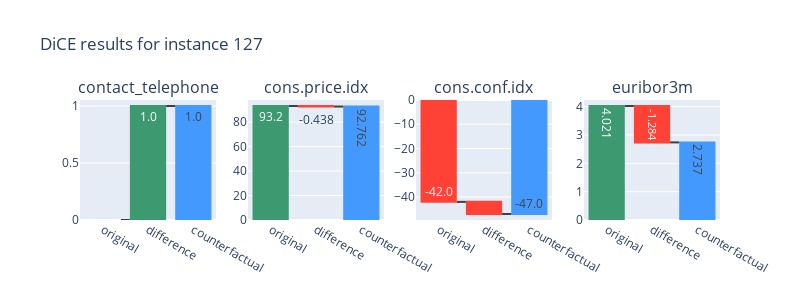
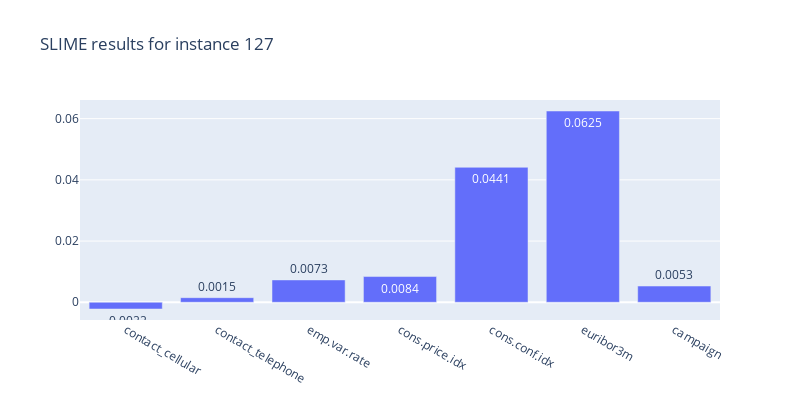
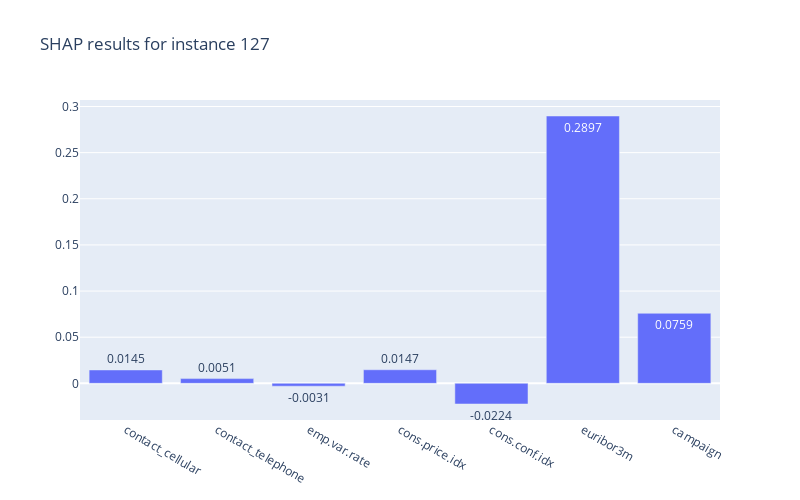

The notebook cell these images were saved under, in order:
### Code cell
instance_id = 127
comp.compare_instance(instance_id)

### Figure 1 — Plotly figure (JSON) as saved in the notebook; plotly's stock layout.template omitted (floating-point values rounded to 4 significant figures)
{"data": [{"connector": {"line": {"color": "rgb(63, 63, 63)"}}, "measure": ["relative", "relative", "total"], "name": "contact_telephone", "orientation": "v", "text": ["0.0", "1.0", "1.0"], "type": "waterfall", "x": ["original", "difference", "counterfactual"], "xaxis": "x", "y": [0, 1, 1], "yaxis": "y"}, {"connector": {"line": {"color": "rgb(63, 63, 63)"}}, "measure": ["relative", "relative", "total"], "name": "cons.price.idx", "orientation": "v", "text": ["93.2", "-0.438", "92.762"], "type": "waterfall", "x": ["original", "difference", "counterfactual"], "xaxis": "x2", "y": [93.2, -0.438, 92.76], "yaxis": "y2"}, {"connector": {"line": {"color": "rgb(63, 63, 63)"}}, "measure": ["relative", "relative", "total"], "name": "cons.conf.idx", "orientation": "v", "text": ["-42.0", "-5.0", "-47.0"], "type": "waterfall", "x": ["original", "difference", "counterfactual"], "xaxis": "x3", "y": [-42, -5, -47], "yaxis": "y3"}, {"connector": {"line": {"color": "rgb(63, 63, 63)"}}, "measure": ["relative", "relative", "total"], "name": "euribor3m", "orientation": "v", "text": ["4.021", "-1.284", "2.737"], "type": "waterfall", "x": ["original", "difference", "counterfactual"], "xaxis": "x4", "y": [4.021, -1.284, 2.737], "yaxis": "y4"}], "layout": {"annotations": [{"font": {"size": 16}, "showarrow": false, "text": "contact_telephone", "x": 0.1062, "xanchor": "center", "xref": "paper", "y": 1, "yanchor": "bottom", "yref": "paper"}, {"font": {"size": 16}, "showarrow": false, "text": "cons.price.idx", "x": 0.3688, "xanchor": "center", "xref": "paper", "y": 1, "yanchor": "bottom", "yref": "paper"}, {"font": {"size": 16}, "showarrow": false, "text": "cons.conf.idx", "x": 0.6313, "xanchor": "center", "xref": "paper", "y": 1, "yanchor": "bottom", "yref": "paper"}, {"font": {"size": 16}, "showarrow": false, "text": "euribor3m", "x": 0.8938, "xanchor": "center", "xref": "paper", "y": 1, "yanchor": "bottom", "yref": "paper"}], "height": 300, "showlegend": false, "title": {"text": "DiCE results for instance 127"}, "width": 800, "xaxis": {"anchor": "y", "domain": [0, 0.2125]}, "xaxis2": {"anchor": "y2", "domain": [0.2625, 0.475]}, "xaxis3": {"anchor": "y3", "domain": [0.525, 0.7375]}, "xaxis4": {"anchor": "y4", "domain": [0.7875, 1]}, "yaxis": {"anchor": "x", "domain": [0, 1]}, "yaxis2": {"anchor": "x2", "domain": [0, 1]}, "yaxis3": {"anchor": "x3", "domain": [0, 1]}, "yaxis4": {"anchor": "x4", "domain": [0, 1]}}}

### Figure 2 — Plotly figure (JSON) as saved in the notebook; plotly's stock layout.template omitted (floating-point values rounded to 4 significant figures)
{"data": [{"text": ["-0.0022", "0.0015", "0.0073", "0.0084", "0.0441", "0.0625", "0.0053"], "type": "bar", "x": ["contact_cellular", "contact_telephone", "emp.var.rate", "cons.price.idx", "cons.conf.idx", "euribor3m", "campaign"], "y": [-0.0022, 0.0015, 0.0073, 0.0084, 0.0441, 0.0625, 0.0053]}], "layout": {"height": 400, "showlegend": false, "title": {"text": "SLIME results for instance 127"}, "width": 800}}

### Figure 3 — Plotly figure (JSON) as saved in the notebook; plotly's stock layout.template omitted (floating-point values rounded to 4 significant figures)
{"data": [{"text": ["0.0145", "0.0051", "-0.0031", "0.0147", "-0.0224", "0.2897", "0.0759"], "type": "bar", "x": ["contact_cellular", "contact_telephone", "emp.var.rate", "cons.price.idx", "cons.conf.idx", "euribor3m", "campaign"], "y": [0.0145, 0.0051, -0.0031, 0.0147, -0.0224, 0.2897, 0.0759]}], "layout": {"height": 500, "showlegend": false, "title": {"text": "SHAP results for instance 127"}, "width": 800}}
